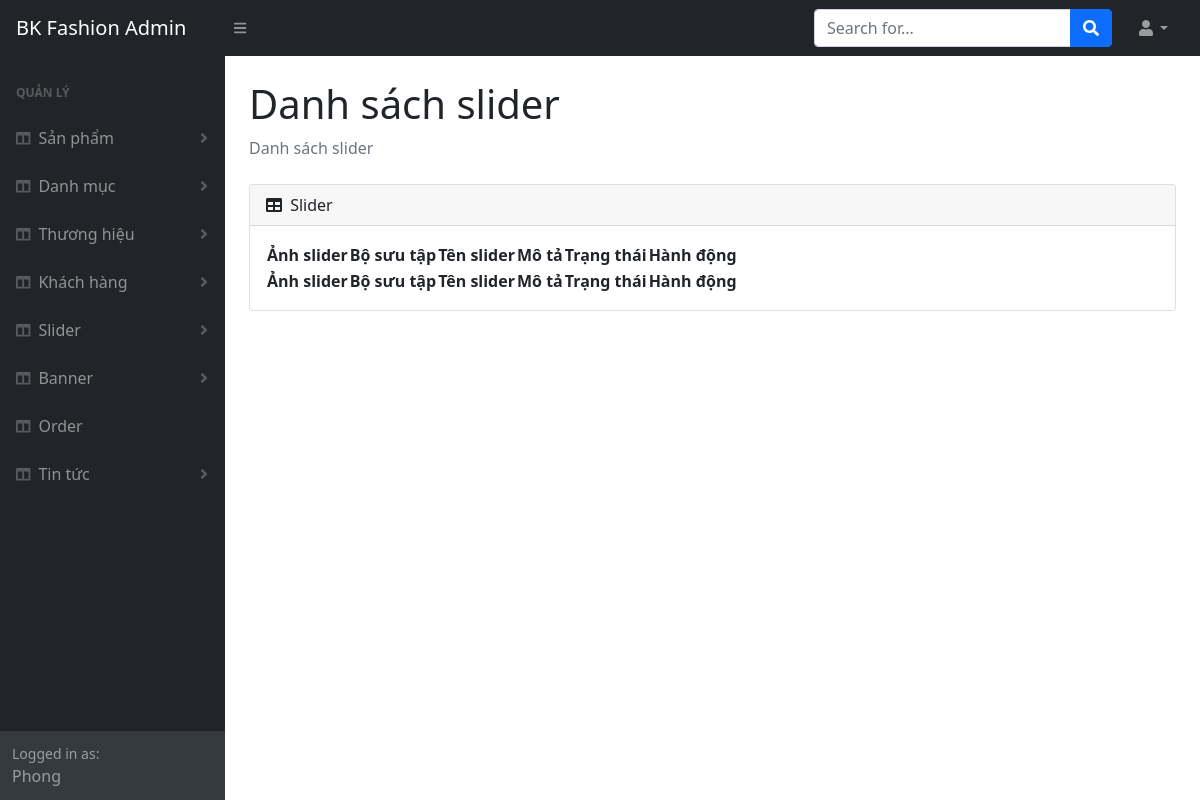
The page /admin/slider-list.php (signed in) on the database as committed earlier.
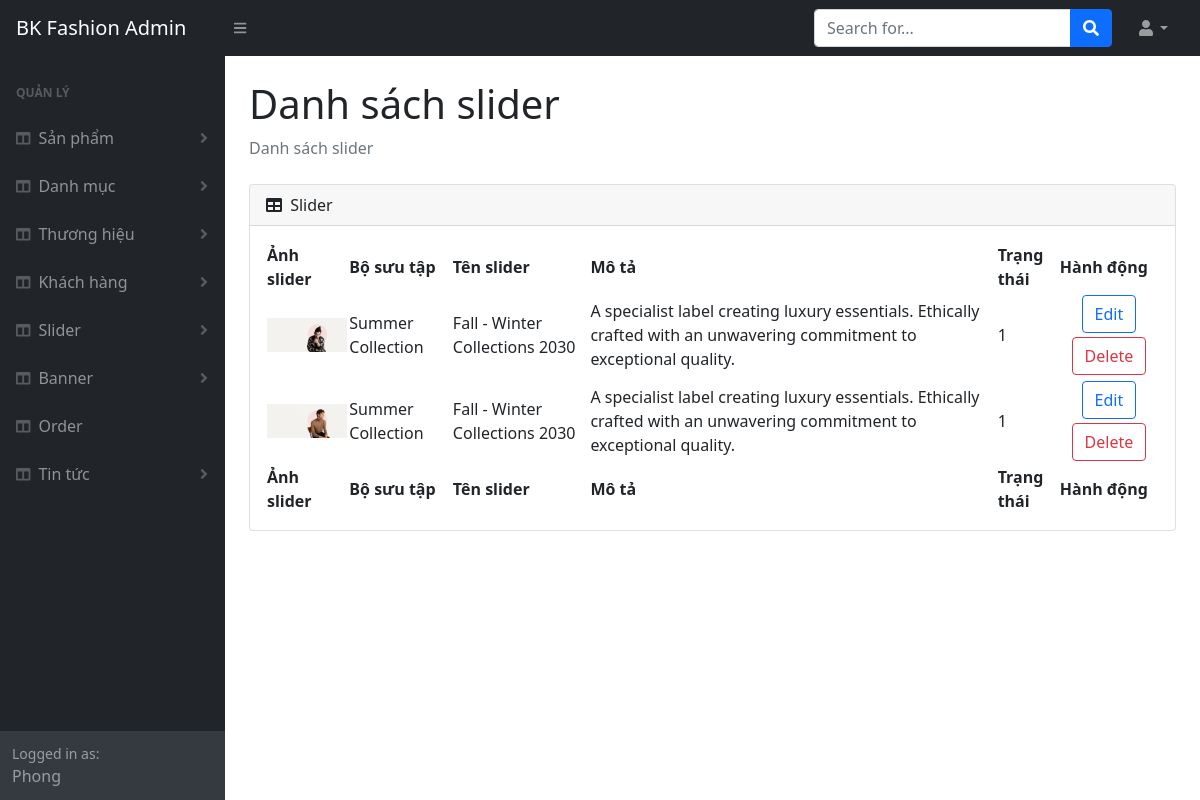
The same page on the database as committed later.
### tables this page shows
CREATE TABLE `tbl_slider` (
  `id` int(11) NOT NULL,
  `sliderName` varchar(255) NOT NULL,
  `collectionName` varchar(255) NOT NULL,
  `description` text NOT NULL,
  `sliderImage` varchar(255) NOT NULL,
  `status` int(11) NOT NULL
);

### lib/session.php (called while the page is built, shortened)
<?php
class Session{
 public static function get($key){
    if (isset($_SESSION[$key])) {
     return $_SESSION[$key];
    } else {
     return false;
    }
 }
}
?>

### lib/database.php (called while the page is built, shortened)
<?php
Class Database{
   public $host   = DB_HOST;
   public $user   = DB_USER;
   public $pass   = DB_PASS;
   public $dbname = DB_NAME;
   public $link;
private function connectDB(){
   $this->link = new mysqli($this->host, $this->user, $this->pass,
    $this->dbname);
   mysqli_set_charset($this->link,"utf8");
 }
public function select($query){
  $result = $this->link->query($query) or
   die($this->link->error.__LINE__);
  if($result->num_rows > 0){
    return $result;
  } else {
    return false;
  }
 }
}

### classes/slider.php (called while the page is built, shortened)
<?php
	$filepath = realpath(dirname(__FILE__));
	include_once ($filepath.'/../lib/database.php');
class Slider
{
    private $db;
	public function __construct()
	{
		$this->db = new Database();
	}
    public function show_slider()
    {
        $query = "SELECT * FROM `tbl_slider` ORDER BY id DESC;";
        return $this->db->select($query);
    }
}

### admin/slider-list.php (the view, shortened to what this page needs)
<?php include 'inc_admin/header.php' ?>
<?php include 'inc_admin/sidebar.php' ?>
<?php include '../classes/slider.php';
    $slider = new Slider();
	$list_slider = $slider->show_slider();
?>
<div id="layoutSidenav_content">
    <main>
        <div class="container-fluid px-4">
            <h1 class="mt-4">Danh sách slider</h1>
            <ol class="breadcrumb mb-4">
                <li class="breadcrumb-item active">Danh sách slider</li>
            </ol>
            <div class="card mb-4">
                <div class="card-header">
                    <i class="fas fa-table me-1"></i>
                    Slider
                </div>
                <div class="card-body">
                    <table id="datatablesSimple">
                        <thead>
                            <tr>
                                <th>Ảnh slider</th>
                                <th>Bộ sưu tập</th>
                                <th>Tên slider</th>
                                <th>Mô tả</th>
                                <th>Trạng thái</th>
                                <th>Hành động</th>
                            </tr>
                        </thead>
                        <tfoot>
                            <tr>
                                <th>Ảnh slider</th>
                                <th>Bộ sưu tập</th>
                                <th>Tên slider</th>
                                <th>Mô tả</th>
                                <th>Trạng thái</th>
                                <th>Hành động</th>
                            </tr>
                        </tfoot>
                        <tbody>
                            <?php
                                if ($list_slider != false)
                                {
                                    while($row = $list_slider->fetch_assoc())
                                    {
                                        echo '
                                        <tr>
                                            <td style="text-align:center; width: fit-content;"><img src="../img/hero/'.$row["sliderImage"].'" alt="'.$row["sliderImage"].'" width = 80px"></td>
                                            <td>'.$row["collectionName"].'</td>
                                            <td>'.$row["sliderName"].'</td>
                                            <td>'.$row["description"].'</td>
                                            <td>'.$row["status"].'</td>
                                            <td style="text-align:center"><button style="margin:2px auto" class="btn btn-outline-primary" onclick="location.assign(\'slider-edit.php?id='.$row["id"].'\');">Edit</Button>
                                                <button style="margin:2px auto" class="btn btn-outline-danger" onclick="openDeleteConfirm(()=>{location.assign(\'?deleteId='.$row["id"].'\')});">Delete</button></td>
                                        </tr>';
                                    }
                                }
                            ?>
                        </tbody>
                    </table>
                </div>
            </div>
        </div>
    </main>
</div>
<?php include 'inc_admin/footer.php' ?>

### admin/inc_admin/header.php (shortened to what this page needs)
<?php
    include '../lib/session.php';
?>
<!DOCTYPE html>
<html lang="en">
    <head>
        <link href="https://cdn.jsdelivr.net/npm/simple-datatables@latest/dist/style.css" rel="stylesheet" />
        <link href="css/styles.css" rel="stylesheet" />
        <link rel="stylesheet" href="css/popup.css">
    </head>
    <body class="sb-nav-fixed">
        <nav class="sb-topnav navbar navbar-expand navbar-dark bg-dark">
            <a class="navbar-brand ps-3" href="index.php">BK Fashion Admin</a>
            <button class="btn btn-link btn-sm order-1 order-lg-0 me-4 me-lg-0" id="sidebarToggle" href="#!"><i class="fas fa-bars"></i></button>
            <form class="d-none d-md-inline-block form-inline ms-auto me-0 me-md-3 my-2 my-md-0">
                <div class="input-group">
                    <input class="form-control" type="text" placeholder="Search for..." aria-label="Search for..." aria-describedby="btnNavbarSearch" />
                    <button class="btn btn-primary" id="btnNavbarSearch" type="button"><i class="fas fa-search"></i></button>
                </div>
            </form>
            <ul class="navbar-nav ms-auto ms-md-0 me-3 me-lg-4">
                <li class="nav-item dropdown">
                    <a class="nav-link dropdown-toggle" id="navbarDropdown" href="#" role="button" data-bs-toggle="dropdown" aria-expanded="false"><i class="fas fa-user fa-fw"></i></a>
                </li>
            </ul>
        </nav>

### admin/inc_admin/sidebar.php (shortened to what this page needs)
<div id="layoutSidenav">
 <div id="layoutSidenav_nav">
                <nav class="sb-sidenav accordion sb-sidenav-dark" id="sidenavAccordion">
                    <div class="sb-sidenav-menu">
                        <div class="nav">
                            <div class="sb-sidenav-menu-heading">Quản lý</div>
                            <a class="nav-link collapsed" href="#" data-bs-toggle="collapse" data-bs-target="#collapseLayouts" aria-expanded="false" aria-controls="collapseLayouts">
                                <div class="sb-nav-link-icon"><i class="fas fa-columns"></i></div>
                                Sản phẩm
                                <div class="sb-sidenav-collapse-arrow"><i class="fas fa-angle-down"></i></div>
                            </a>
                             <a class="nav-link collapsed" href="#" data-bs-toggle="collapse" data-bs-target="#collapseLayouts2" aria-expanded="false" aria-controls="collapseLayouts">
                                <div class="sb-nav-link-icon"><i class="fas fa-columns"></i></div>
                                Danh mục
                                <div class="sb-sidenav-collapse-arrow"><i class="fas fa-angle-down"></i></div>
                            </a>
                             <a class="nav-link collapsed" href="#" data-bs-toggle="collapse" data-bs-target="#collapseLayouts3" aria-expanded="false" aria-controls="collapseLayouts">
                                <div class="sb-nav-link-icon"><i class="fas fa-columns"></i></div>
                                Thương hiệu
                                <div class="sb-sidenav-collapse-arrow"><i class="fas fa-angle-down"></i></div>
                            </a>
                            <a class="nav-link collapsed" href="#" data-bs-toggle="collapse" data-bs-target="#collapseLayouts4" aria-expanded="false" aria-controls="collapseLayouts">
                                <div class="sb-nav-link-icon"><i class="fas fa-columns"></i></div>
                                Khách hàng
                            <div class="sb-sidenav-collapse-arrow"><i class="fas fa-angle-down"></i></div>
                            </a>
                            <a class="nav-link collapsed" href="#" data-bs-toggle="collapse" data-bs-target="#collapseLayouts5" aria-expanded="false" aria-controls="collapseLayouts">
                                <div class="sb-nav-link-icon"><i class="fas fa-columns"></i></div>
                                Slider
                            <div class="sb-sidenav-collapse-arrow"><i class="fas fa-angle-down"></i></div>
                            </a>
                            <a class="nav-link collapsed" href="#" data-bs-toggle="collapse" data-bs-target="#collapseLayouts7" aria-expanded="false" aria-controls="collapseLayouts">
                                <div class="sb-nav-link-icon"><i class="fas fa-columns"></i></div>
                                Banner
                            <div class="sb-sidenav-collapse-arrow"><i class="fas fa-angle-down"></i></div>
                            </a>
                            <a class="nav-link collapsed" href="#" data-bs-toggle="collapse" data-bs-target="#collapseLayouts6" aria-expanded="false" aria-controls="collapseLayouts">
                                <div class="sb-nav-link-icon"><i class="fas fa-columns"></i></div>
                                Order
                            </a>
                            <a class="nav-link collapsed" href="#" data-bs-toggle="collapse" data-bs-target="#collapseLayouts8" aria-expanded="false" aria-controls="collapseLayouts">
                                <div class="sb-nav-link-icon"><i class="fas fa-columns"></i></div>
                                Tin tức
                            <div class="sb-sidenav-collapse-arrow"><i class="fas fa-angle-down"></i></div>
                            </a>
                        </div>
                    </div>
                    <div class="sb-sidenav-footer">
                        <div class="small">Logged in as:</div>
                        <?php echo Session::get('user_name'); ?>
                    </div>
                </nav>
            </div>

### admin/inc_admin/footer.php (shortened to what this page needs)
</div>
    </body>
</html>

Rows that differ between the two databases and show on the page:
added tbl_slider: sliderImage (picture), collectionName "Summer Collection", sliderName "Fall - Winter Collections 2030", description "A specialist label creating luxury essentials. Ethically crafted with an unwavering commitment to exceptional quality.", status "1"
added tbl_slider: sliderImage (picture), collectionName "Summer Collection", sliderName "Fall - Winter Collections 2030", description "A specialist label creating luxury essentials. Ethically crafted with an unwavering commitment to exceptional quality.", status "1"
